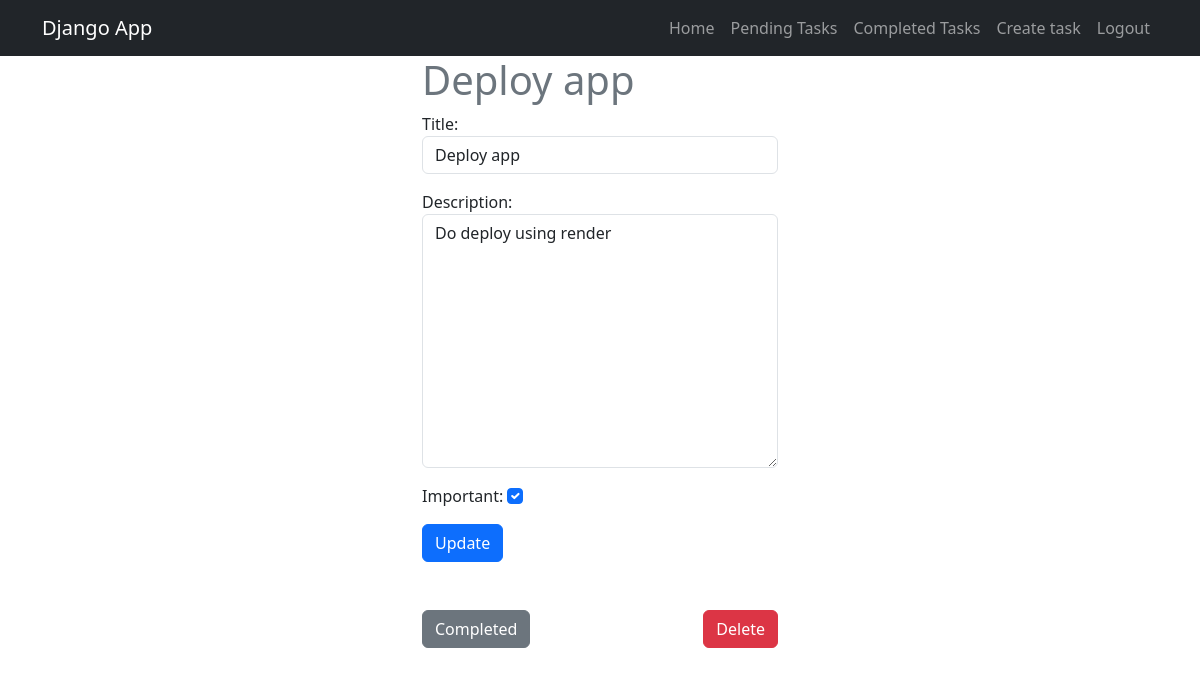
The app's page /tasks/7 (signed in) with its own data.
### tasks/models.py (models this page shows, shortened)
class Task(models.Model):
    title = models.CharField(max_length=200)
    description = models.TextField(blank=True)
    created = models.DateTimeField(auto_now_add=True) # auto_now_add=True: When the object is created, the date is saved by default
    date_completed = models.DateTimeField(null=True, blank=True)
    important = models.BooleanField(default=False)
    user = models.ForeignKey(User, on_delete=models.CASCADE)

### tasks/views.py (the view, shortened to what this page needs)
# urls.py: path('tasks/<int:task_id>', views.task_detail, name='task_detail'),
@login_required
def task_detail(request, task_id):
    task = get_object_or_404(Task, pk=task_id, user=request.user)
    if request.method == 'GET':
        form = TaskForm(instance=task)
        return render(request, 'task_detail.html', {
            'task': task,
            'form': form
        })

### tasks/forms.py
class TaskForm(forms.ModelForm):
    class Meta: # This class is used to specify the model that will be used to create the form
        model = Task
        fields = ['title', 'description', 'important']
        widgets = {
            'title': forms.TextInput(attrs={'class': 'form-control', 'placeholder': 'Write a title'}),
            'description': forms.Textarea(attrs={'class': 'form-control', 'placeholder': 'Write a description'}),
            'important': forms.CheckboxInput(attrs={'class': 'form-check-input'}),
        }

### tasks/templates/task_detail.html (shortened to what this page needs)
{% extends 'base.html' %}
{% block content %}
<main class="container">
    <div class="row">
        <div class="col-md-4 offset-md-4">
            <form action="" method="POST">
                <h1 class="text-secondary">{{ task.title }}</h1>
                {{ form.as_p }}
                <button class="btn btn-primary">
                    Update
                </button>
            </form>
            <div class="d-flex justify-content-between mt-5">
                <form action="{% url 'completed_task' task.id %}" method="POST">
                    <button class="btn btn-secondary">
                        Completed
                    </button>
                </form>
                <form action="{% url 'delete_task' task.id %}" method="POST">
                    <button class="btn btn-danger">
                        Delete
                    </button>
                </form>
            </div>
        </div>
    </div>
</main>
{% endblock %}

### records on screen
Task: title "Deploy app", description "Do deploy using render", important "☑"
